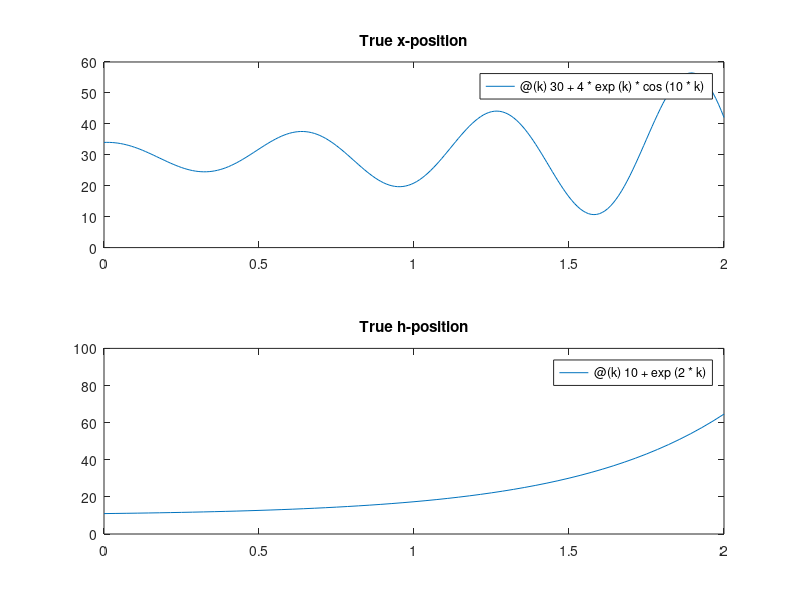
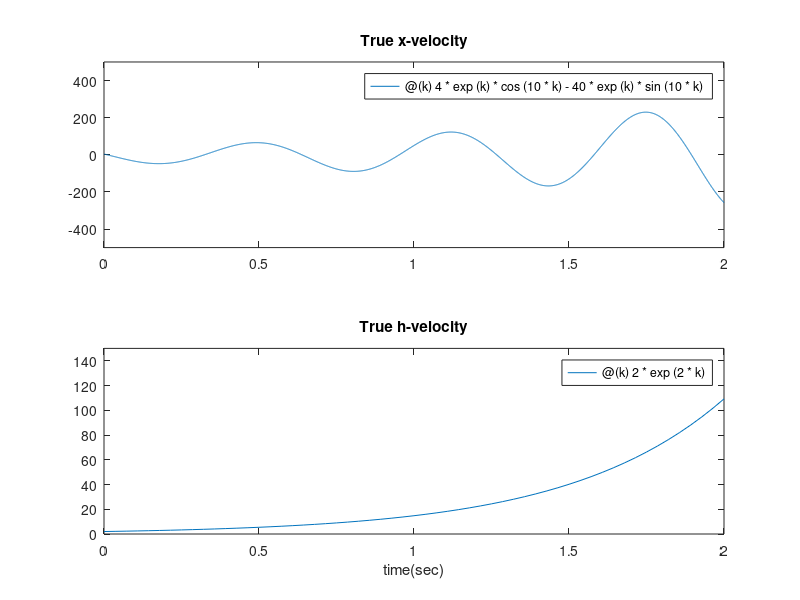
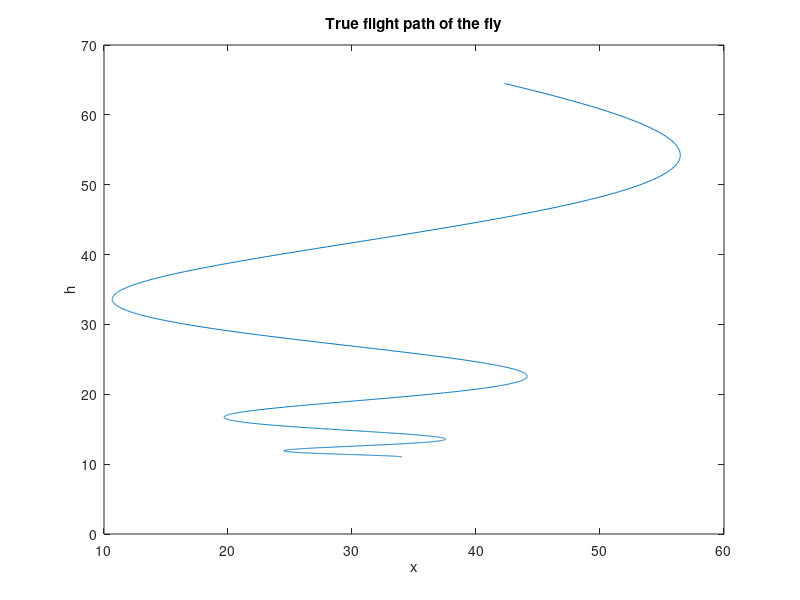
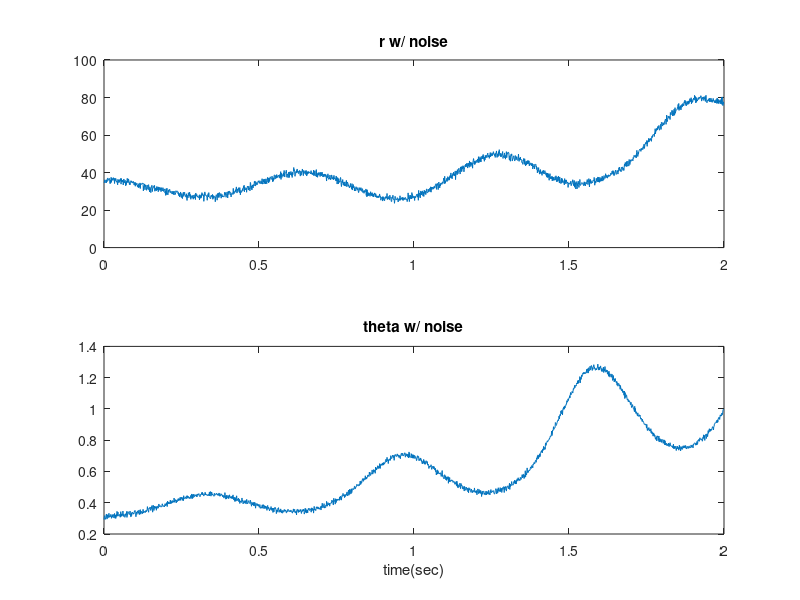

MATLAB code for these plots, in order:
 % p1
warning('off')
xt = @(k) 30 + 4*exp(k)*cos(10*k);
vxt = @(k) 4*exp(k)*cos(10*k)-40*exp(k)*sin(10*k);
ht = @(k) 10+exp(2*k);
vht = @(k) 2*exp(2*k);

k = 0:1:1999;

figure;
subplot(2,1,1)
fplot(xt,[0 2])
title('True x-position');ylim([0 60])
subplot(2,1,2)
fplot(ht,[0 2])
title('True h-position');ylim([0 100])
%%
figure;
subplot(2,1,1)
fplot(vxt,[0 2])
title('True x-velocity');ylim([-500 500])
subplot(2,1,2)
fplot(vht,[0 2])
xlabel('time(sec)');title('True h-velocity');ylim([0 150])
%%
%p2 and p3
randn('seed',1);v_r = randn(2000,1);
randn('seed',2);v_theta = 0.01*randn(2000,1);
X_naive = [];
H_naive = [];
X_noise = [];
H_noise = [];
r_noise = [];
theta_noise = [];
ind = 0;

for k = 0:0.001:1.999;
    ind = ind+1;
    x_k = 30 + 4*exp(k)*cos(10*k);
    h_k = 10+exp(2*k);
    r_k = sqrt(x_k^2+h_k^2);
    theta_k = atan(h_k/x_k);
    r_k_noise = sqrt(x_k^2+h_k^2)+v_r(ind);
    theta_k_noise = atan(h_k/x_k)+v_theta(ind);

    x_true_k = r_k*cos(theta_k);
    h_true_k = r_k*sin(theta_k);
    x_noise_k = r_k_noise*cos(theta_k_noise);
    h_noise_k = r_k_noise*sin(theta_k_noise);

    r_noise =[r_noise;r_k_noise];
    theta_noise = [theta_noise;theta_k_noise];
    X_naive = [X_naive;x_true_k];
    H_naive = [H_naive;h_true_k];
    X_noise = [X_noise;x_noise_k];
    H_noise = [H_noise;h_noise_k];
end

VX_naive = [];
VH_naive = [];
VX_noise = [];
VH_noise = [];
for k = 1:1999;
    VX_naive = [VX_naive;(X_naive(k+1)-X_naive(k))/0.001];
    VH_naive = [VH_naive;(H_naive(k+1)-H_naive(k))/0.001];
    VX_noise = [VX_noise;(X_noise(k+1)-X_noise(k))/0.001];
    VH_noise = [VH_noise;(H_noise(k+1)-H_noise(k))/0.001];
end

figure;
plot(X_naive,H_naive);ylim([0 70]);
xlabel('x');ylabel('h');title('True flight path of the fly');

figure;
subplot(2,1,1)
plot(0:0.001:1.999,r_noise);ylim([0 100]);
title('r w/ noise');
subplot(2,1,2)
plot(0:0.001:1.999,theta_noise)
xlabel('time(sec)');title('theta w/ noise');


figure;
subplot(2,1,1)
hold on
fplot(xt,[0 2])
plot(0:0.001:1.999,X_noise);
title('Estimated vs. True x-position by Naive Method');
hold off
subplot(2,1,2)
hold on
fplot(ht,[0 2])
plot(0:0.001:1.999,H_noise);
hold off
xlabel('time(sec)');title('Estimated vs. True h-position by Naive Method');


figure;
subplot(2,1,1)
hold on
fplot(vxt,[0 2])
plot(0:0.001:1.998,VX_noise)
title('Estimated vs. True x-velocity by Naive Method');
hold off
subplot(2,1,2)
hold on
fplot(vht,[0 2])
plot(0:0.001:1.998,VH_noise)
hold off
xlabel('time(sec)');title('Estimated vs. True h-velocity by Naive Method');

figure;
hold on
plot(X_naive,H_naive);
plot(X_noise,H_noise,'.');ylim([0 70]);
hold off
xlabel('x');ylabel('h');title('Estimated flight path (red dots) vs. truth (blue) by naive method');
legend('truth','estimated')

%%
% p5 
dt = 0.001;
A = [1 dt 0 0; 0 1 0 0; 0 0 1 dt; 0 0 0 1];
G = [0 0;dt 0;0 0;0 dt];
z_kk = [1;0;0;0];
P_kk = 10^-2*eye(4);
Q = G*(10^7*eye(2))*G';
R = [1 0; 0 10^-4];
EKF_Z = [z_kk];

for k = 1:1999;
    z_k1k = A*z_kk;
    x_k = z_k1k(1);
    h_k = z_k1k(3);
    C_k1 = [x_k/(sqrt(h_k^2+x_k^2)) 0 h_k/(sqrt(h_k^2+x_k^2)) 0; -h_k/(h_k^2+x_k^2) 0 x_k/(h_k^2+x_k^2) 0];

    P_k1k = A*P_kk*A'+Q;
    Lk1 = P_k1k*C_k1'*pinv(R+C_k1*P_k1k*C_k1');
    P_kk = (eye(4)-Lk1*C_k1)*P_k1k;
    y_measure = [r_noise(k+1);theta_noise(k+1)];
    g_k1 = [sqrt(h_k^2+x_k^2);atan(h_k/x_k)];
    z_kk = z_k1k + Lk1*(y_measure - g_k1);
    EKF_Z = [EKF_Z,z_kk];
end

figure;
subplot(2,1,1)
hold on
fplot(xt,[0 2])
plot(0:0.001:1.999,EKF_Z(1,:))
title('Estimated vs. True x-position by EKF');
hold off
subplot(2,1,2)
hold on
fplot(ht,[0 2])
plot(0:0.001:1.999,EKF_Z(3,:))
hold off
xlabel('time(sec)');title('Estimated vs. True y-position by EKF');
legend('truth','estimated')

figure;
subplot(2,1,1)
hold on
fplot(vxt,[0 2])
plot(0:0.001:1.999,EKF_Z(2,:))
title('Estimated vs. True x-velocity by EKF');
hold off
subplot(2,1,2)
hold on
fplot(vht,[0 2])
plot(0:0.001:1.999,EKF_Z(4,:));ylim([-100 400])
hold off
xlabel('time(sec)');title('Estimated vs. True y-velocity by EKF');
legend('truth','estimated')

figure;
hold on
plot(X_naive,H_naive);
plot(EKF_Z(1,:),EKF_Z(3,:),'.');ylim([0 70]);
hold off
xlabel('x');ylabel('h');title('Estimated flight path (red) vs. truth (blue) by EKF');
legend('truth','estimated')
